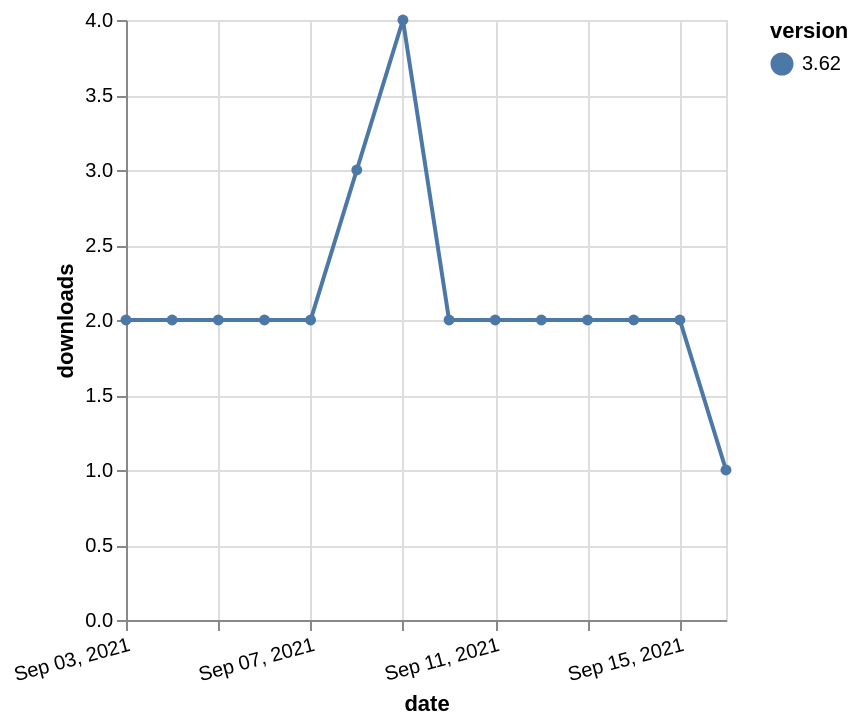

Describe this chart as a Vega-Lite specification.
### Vega-Lite specification from a JSON file in a GitHub repository (floating-point values rounded to 4 significant figures)
{"$schema": "https://vega.github.io/schema/vega-lite/v5.json", "description": "A simple bar chart with embedded data.", "data": {"values": [{"date": "2021-09-03", "total": 3083, "delta": 2, "version": "3.62"}, {"date": "2021-09-04", "total": 3085, "delta": 2, "version": "3.62"}, {"date": "2021-09-05", "total": 3087, "delta": 2, "version": "3.62"}, {"date": "2021-09-06", "total": 3089, "delta": 2, "version": "3.62"}, {"date": "2021-09-07", "total": 3091, "delta": 2, "version": "3.62"}, {"date": "2021-09-08", "total": 3094, "delta": 3, "version": "3.62"}, {"date": "2021-09-09", "total": 3098, "delta": 4, "version": "3.62"}, {"date": "2021-09-10", "total": 3100, "delta": 2, "version": "3.62"}, {"date": "2021-09-11", "total": 3102, "delta": 2, "version": "3.62"}, {"date": "2021-09-12", "total": 3104, "delta": 2, "version": "3.62"}, {"date": "2021-09-13", "total": 3106, "delta": 2, "version": "3.62"}, {"date": "2021-09-14", "total": 3108, "delta": 2, "version": "3.62"}, {"date": "2021-09-15", "total": 3110, "delta": 2, "version": "3.62"}, {"date": "2021-09-16", "total": 3111, "delta": 1, "version": "3.62"}]}, "width": "container", "mark": {"type": "line", "point": {"filled": true}}, "encoding": {"x": {"field": "date", "type": "temporal", "timeUnit": "yearmonthdate", "title": "date", "axis": {"labelAngle": -15}}, "y": {"field": "delta", "type": "quantitative", "title": "downloads"}, "color": {"field": "version", "type": "nominal"}, "tooltip": {"field": "delta"}}}
